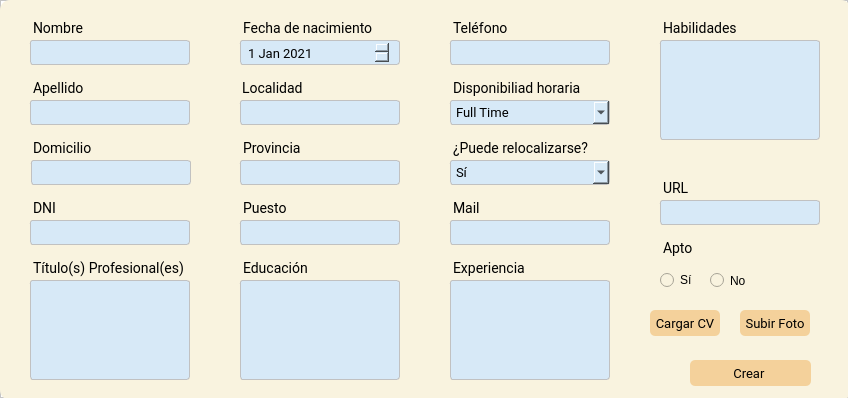
<?xml version="1.0" encoding="UTF-8"?>
<ui version="4.0">
 <class>MainWindow</class>
 <widget class="QMainWindow" name="MainWindow">
  <property name="geometry">
   <rect>
    <x>0</x>
    <y>0</y>
    <width>848</width>
    <height>398</height>
   </rect>
  </property>
  <property name="windowTitle">
   <string>MainWindow</string>
  </property>
  <widget class="QWidget" name="centralwidget">
   <layout class="QVBoxLayout" name="verticalLayout">
    <property name="spacing">
     <number>0</number>
    </property>
    <property name="leftMargin">
     <number>0</number>
    </property>
    <property name="topMargin">
     <number>0</number>
    </property>
    <property name="rightMargin">
     <number>0</number>
    </property>
    <property name="bottomMargin">
     <number>0</number>
    </property>
    <item>
     <widget class="QFrame" name="frame_2">
      <property name="minimumSize">
       <size>
        <width>0</width>
        <height>300</height>
       </size>
      </property>
      <property name="maximumSize">
       <size>
        <width>16777215</width>
        <height>16777215</height>
       </size>
      </property>
      <property name="styleSheet">
       <string notr="true">background: #fff;
</string>
      </property>
      <property name="frameShape">
       <enum>QFrame::StyledPanel</enum>
      </property>
      <property name="frameShadow">
       <enum>QFrame::Raised</enum>
      </property>
      <widget class="QFrame" name="frame_3">
       <property name="geometry">
        <rect>
         <x>0</x>
         <y>0</y>
         <width>851</width>
         <height>400</height>
        </rect>
       </property>
       <property name="maximumSize">
        <size>
         <width>16777215</width>
         <height>400</height>
        </size>
       </property>
       <property name="styleSheet">
        <string notr="true">border-radius: 10px;
background-color: #F9F3DF;
</string>
       </property>
       <property name="frameShape">
        <enum>QFrame::StyledPanel</enum>
       </property>
       <property name="frameShadow">
        <enum>QFrame::Raised</enum>
       </property>
       <widget class="QLabel" name="label_mail">
        <property name="geometry">
         <rect>
          <x>230</x>
          <y>190</y>
          <width>158</width>
          <height>27</height>
         </rect>
        </property>
        <property name="maximumSize">
         <size>
          <width>500</width>
          <height>16777215</height>
         </size>
        </property>
        <property name="font">
         <font>
          <family>Roboto</family>
          <pointsize>-1</pointsize>
         </font>
        </property>
        <property name="styleSheet">
         <string notr="true">font-family: Roboto;
font-size: 14px;
margin-top:10px;
margin-left:10px

</string>
        </property>
        <property name="text">
         <string>Puesto</string>
        </property>
       </widget>
       <widget class="QLabel" name="label_localidad">
        <property name="geometry">
         <rect>
          <x>229</x>
          <y>70</y>
          <width>90</width>
          <height>27</height>
         </rect>
        </property>
        <property name="maximumSize">
         <size>
          <width>90</width>
          <height>16777215</height>
         </size>
        </property>
        <property name="font">
         <font>
          <family>Roboto</family>
          <pointsize>-1</pointsize>
         </font>
        </property>
        <property name="styleSheet">
         <string notr="true">font-family: Roboto;
font-size: 14px;
color: #000;
margin-top:10px;
margin-left:10px

</string>
        </property>
        <property name="text">
         <string>Localidad</string>
        </property>
       </widget>
       <widget class="QLineEdit" name="apellido_input">
        <property name="geometry">
         <rect>
          <x>20</x>
          <y>100</y>
          <width>170</width>
          <height>25</height>
         </rect>
        </property>
        <property name="minimumSize">
         <size>
          <width>0</width>
          <height>0</height>
         </size>
        </property>
        <property name="maximumSize">
         <size>
          <width>16777215</width>
          <height>25</height>
         </size>
        </property>
        <property name="styleSheet">
         <string notr="true">QLineEdit{
background-color: #D7E9F7;
border: 0.5px solid #c1c1c1;
border-radius: 3px;
padding: 4 5px;
color: #e9e9;
font-family:Roboto;
font-size:13px;
font-weight: 400;
margin-left: 10px;

}
</string>
        </property>
        <property name="placeholderText">
         <string/>
        </property>
       </widget>
       <widget class="QLabel" name="label_apellido">
        <property name="geometry">
         <rect>
          <x>20</x>
          <y>70</y>
          <width>67</width>
          <height>27</height>
         </rect>
        </property>
        <property name="font">
         <font>
          <family>Roboto</family>
          <pointsize>-1</pointsize>
         </font>
        </property>
        <property name="styleSheet">
         <string notr="true">font-family: Roboto;
font-size: 14px;
margin-top:10px;
margin-left:10px

</string>
        </property>
        <property name="text">
         <string>Apellido</string>
        </property>
       </widget>
       <widget class="QLabel" name="label_direccion">
        <property name="geometry">
         <rect>
          <x>20</x>
          <y>130</y>
          <width>90</width>
          <height>27</height>
         </rect>
        </property>
        <property name="maximumSize">
         <size>
          <width>90</width>
          <height>16777215</height>
         </size>
        </property>
        <property name="font">
         <font>
          <family>Roboto</family>
          <pointsize>-1</pointsize>
         </font>
        </property>
        <property name="styleSheet">
         <string notr="true">font-family: Roboto;
font-size: 14px;
margin-top:10px;
margin-left:10px

</string>
        </property>
        <property name="text">
         <string>Domicilio</string>
        </property>
       </widget>
       <widget class="QLabel" name="label_nombre">
        <property name="geometry">
         <rect>
          <x>20</x>
          <y>10</y>
          <width>71</width>
          <height>27</height>
         </rect>
        </property>
        <property name="font">
         <font>
          <family>Roboto</family>
          <pointsize>-1</pointsize>
         </font>
        </property>
        <property name="styleSheet">
         <string notr="true">font-family: Roboto;
font-size: 14px;
margin-top:10px;
margin-left:10px

</string>
        </property>
        <property name="text">
         <string>Nombre</string>
        </property>
       </widget>
       <widget class="QLineEdit" name="nombre_input">
        <property name="geometry">
         <rect>
          <x>20</x>
          <y>40</y>
          <width>170</width>
          <height>25</height>
         </rect>
        </property>
        <property name="minimumSize">
         <size>
          <width>0</width>
          <height>0</height>
         </size>
        </property>
        <property name="maximumSize">
         <size>
          <width>16777215</width>
          <height>25</height>
         </size>
        </property>
        <property name="styleSheet">
         <string notr="true">QLineEdit{
background-color: #D7E9F7;
border: 0.5px solid #c1c1c1;
border-radius: 3px;
padding: 4 5px;
color: #e9e9;
font-family:Roboto;
font-size:13px;
font-weight: 400;
margin-left: 10px;

}
</string>
        </property>
        <property name="text">
         <string/>
        </property>
        <property name="placeholderText">
         <string/>
        </property>
       </widget>
       <widget class="QLabel" name="label_dni">
        <property name="geometry">
         <rect>
          <x>20</x>
          <y>190</y>
          <width>71</width>
          <height>27</height>
         </rect>
        </property>
        <property name="font">
         <font>
          <family>Roboto</family>
          <pointsize>-1</pointsize>
         </font>
        </property>
        <property name="styleSheet">
         <string notr="true">font-family: Roboto;
font-size: 14px;
margin-top:10px;
margin-left:10px

</string>
        </property>
        <property name="text">
         <string>DNI</string>
        </property>
       </widget>
       <widget class="QLabel" name="label_nacimiento">
        <property name="geometry">
         <rect>
          <x>230</x>
          <y>10</y>
          <width>151</width>
          <height>27</height>
         </rect>
        </property>
        <property name="font">
         <font>
          <family>Roboto</family>
          <pointsize>-1</pointsize>
         </font>
        </property>
        <property name="styleSheet">
         <string notr="true">font-family: Roboto;
font-size: 14px;
margin-top:10px;
margin-left:10px

</string>
        </property>
        <property name="text">
         <string>Fecha de nacimiento</string>
        </property>
       </widget>
       <widget class="QLineEdit" name="provincia_input">
        <property name="geometry">
         <rect>
          <x>230</x>
          <y>160</y>
          <width>170</width>
          <height>25</height>
         </rect>
        </property>
        <property name="minimumSize">
         <size>
          <width>0</width>
          <height>0</height>
         </size>
        </property>
        <property name="maximumSize">
         <size>
          <width>16777215</width>
          <height>25</height>
         </size>
        </property>
        <property name="styleSheet">
         <string notr="true">
background-color: #D7E9F7;
border: 0.5px solid #c1c1c1;
border-radius: 3px;
padding: 4 5px;
color: #000;
font-family:Roboto;
font-size:13px;
font-weight: 400;
margin-left: 10px;

</string>
        </property>
        <property name="placeholderText">
         <string/>
        </property>
       </widget>
       <widget class="QLabel" name="label_provincia">
        <property name="geometry">
         <rect>
          <x>230</x>
          <y>130</y>
          <width>84</width>
          <height>27</height>
         </rect>
        </property>
        <property name="font">
         <font>
          <family>Roboto</family>
          <pointsize>-1</pointsize>
         </font>
        </property>
        <property name="styleSheet">
         <string notr="true">font-family: Roboto;
font-size: 14px;
margin-top:10px;
margin-left:10px

</string>
        </property>
        <property name="text">
         <string>Provincia</string>
        </property>
       </widget>
       <widget class="QDateEdit" name="nacimiento_date">
        <property name="geometry">
         <rect>
          <x>230</x>
          <y>40</y>
          <width>170</width>
          <height>25</height>
         </rect>
        </property>
        <property name="styleSheet">
         <string notr="true">
background-color: #D7E9F7;
border: 0.5px solid #c1c1c1;
border-radius: 3px;
padding: 4 5px;
color: #000;
font-family:Roboto;
font-size:13px;
font-weight: 400;
margin-left: 10px;

</string>
        </property>
        <property name="dateTime">
         <datetime>
          <hour>0</hour>
          <minute>0</minute>
          <second>0</second>
          <year>2021</year>
          <month>1</month>
          <day>1</day>
         </datetime>
        </property>
       </widget>
       <widget class="QLineEdit" name="localidad_input">
        <property name="geometry">
         <rect>
          <x>230</x>
          <y>100</y>
          <width>170</width>
          <height>25</height>
         </rect>
        </property>
        <property name="minimumSize">
         <size>
          <width>0</width>
          <height>0</height>
         </size>
        </property>
        <property name="maximumSize">
         <size>
          <width>16777215</width>
          <height>25</height>
         </size>
        </property>
        <property name="styleSheet">
         <string notr="true">
background-color: #D7E9F7;
border: 0.5px solid #c1c1c1;
border-radius: 3px;
padding: 4 5px;
color: #000;
font-family:Roboto;
font-size:13px;
font-weight: 400;
margin-left: 10px;

</string>
        </property>
        <property name="placeholderText">
         <string/>
        </property>
       </widget>
       <widget class="QLineEdit" name="puesto_input">
        <property name="geometry">
         <rect>
          <x>230</x>
          <y>220</y>
          <width>170</width>
          <height>25</height>
         </rect>
        </property>
        <property name="minimumSize">
         <size>
          <width>0</width>
          <height>0</height>
         </size>
        </property>
        <property name="maximumSize">
         <size>
          <width>16777215</width>
          <height>25</height>
         </size>
        </property>
        <property name="styleSheet">
         <string notr="true">
background-color: #D7E9F7;
border: 0.5px solid #c1c1c1;
border-radius: 3px;
padding: 4 5px;
color: #000;
font-family:Roboto;
font-size:13px;
font-weight: 400;
margin-left: 10px;

</string>
        </property>
        <property name="text">
         <string/>
        </property>
        <property name="echoMode">
         <enum>QLineEdit::Normal</enum>
        </property>
        <property name="placeholderText">
         <string/>
        </property>
       </widget>
       <widget class="QLineEdit" name="dni_input">
        <property name="geometry">
         <rect>
          <x>20</x>
          <y>220</y>
          <width>170</width>
          <height>25</height>
         </rect>
        </property>
        <property name="minimumSize">
         <size>
          <width>0</width>
          <height>0</height>
         </size>
        </property>
        <property name="maximumSize">
         <size>
          <width>16777215</width>
          <height>25</height>
         </size>
        </property>
        <property name="styleSheet">
         <string notr="true">QLineEdit{
background-color: #D7E9F7;
border: 0.5px solid #c1c1c1;
border-radius: 3px;
padding: 4 5px;
color: #e9e9;
font-family:Roboto;
font-size:13px;
font-weight: 400;
margin-left: 10px;

}
</string>
        </property>
        <property name="placeholderText">
         <string/>
        </property>
       </widget>
       <widget class="QPushButton" name="crear_btn">
        <property name="geometry">
         <rect>
          <x>690</x>
          <y>360</y>
          <width>121</width>
          <height>26</height>
         </rect>
        </property>
        <property name="font">
         <font>
          <family>Roboto</family>
          <pointsize>-1</pointsize>
         </font>
        </property>
        <property name="cursor">
         <cursorShape>PointingHandCursor</cursorShape>
        </property>
        <property name="styleSheet">
         <string notr="true">QPushButton{
background-color: #F4D19B;
border-radius:5px;
font-family:Roboto;
font-size: 13px

}
QPushButton:hover{
background-color: rgba(71, 71, 103,180);
}</string>
        </property>
        <property name="text">
         <string>Crear </string>
        </property>
       </widget>
       <widget class="QLineEdit" name="direccion_input">
        <property name="geometry">
         <rect>
          <x>21</x>
          <y>160</y>
          <width>170</width>
          <height>25</height>
         </rect>
        </property>
        <property name="minimumSize">
         <size>
          <width>0</width>
          <height>0</height>
         </size>
        </property>
        <property name="maximumSize">
         <size>
          <width>16777215</width>
          <height>25</height>
         </size>
        </property>
        <property name="styleSheet">
         <string notr="true">
background-color: #D7E9F7;
border: 0.5px solid #c1c1c1;
border-radius: 3px;
padding: 4 5px;
color: #000;
font-family:Roboto;
font-size:13px;
font-weight: 400;
margin-left: 10px;

</string>
        </property>
        <property name="text">
         <string/>
        </property>
        <property name="placeholderText">
         <string/>
        </property>
       </widget>
       <widget class="QLabel" name="label_telefono">
        <property name="geometry">
         <rect>
          <x>440</x>
          <y>10</y>
          <width>90</width>
          <height>27</height>
         </rect>
        </property>
        <property name="maximumSize">
         <size>
          <width>90</width>
          <height>16777215</height>
         </size>
        </property>
        <property name="font">
         <font>
          <family>Roboto</family>
          <pointsize>-1</pointsize>
         </font>
        </property>
        <property name="styleSheet">
         <string notr="true">font-family: Roboto;
font-size: 14px;
margin-top:10px;
margin-left:10px

</string>
        </property>
        <property name="text">
         <string>Teléfono</string>
        </property>
       </widget>
       <widget class="QLineEdit" name="telefono_input">
        <property name="geometry">
         <rect>
          <x>440</x>
          <y>40</y>
          <width>170</width>
          <height>25</height>
         </rect>
        </property>
        <property name="minimumSize">
         <size>
          <width>0</width>
          <height>0</height>
         </size>
        </property>
        <property name="maximumSize">
         <size>
          <width>16777215</width>
          <height>25</height>
         </size>
        </property>
        <property name="styleSheet">
         <string notr="true">
background-color: #D7E9F7;
border: 0.5px solid #c1c1c1;
border-radius: 3px;
padding: 4 5px;
color: #000;
font-family:Roboto;
font-size:13px;
font-weight: 400;
margin-left: 10px;

</string>
        </property>
        <property name="text">
         <string/>
        </property>
        <property name="placeholderText">
         <string/>
        </property>
       </widget>
       <widget class="QLabel" name="label_educacion">
        <property name="geometry">
         <rect>
          <x>230</x>
          <y>250</y>
          <width>90</width>
          <height>27</height>
         </rect>
        </property>
        <property name="maximumSize">
         <size>
          <width>90</width>
          <height>16777215</height>
         </size>
        </property>
        <property name="font">
         <font>
          <family>Roboto</family>
          <pointsize>-1</pointsize>
         </font>
        </property>
        <property name="styleSheet">
         <string notr="true">font-family: Roboto;
font-size: 14px;
margin-top:10px;
margin-left:10px

</string>
        </property>
        <property name="text">
         <string>Educación </string>
        </property>
       </widget>
       <widget class="QLabel" name="label_disponibilidadHoraria">
        <property name="geometry">
         <rect>
          <x>440</x>
          <y>70</y>
          <width>151</width>
          <height>27</height>
         </rect>
        </property>
        <property name="font">
         <font>
          <family>Roboto</family>
          <pointsize>-1</pointsize>
         </font>
        </property>
        <property name="styleSheet">
         <string notr="true">font-family: Roboto;
font-size: 14px;
margin-top:10px;
margin-left:10px

</string>
        </property>
        <property name="text">
         <string>Disponibiliad horaria</string>
        </property>
       </widget>
       <widget class="QComboBox" name="comboBox">
        <property name="geometry">
         <rect>
          <x>440</x>
          <y>100</y>
          <width>170</width>
          <height>25</height>
         </rect>
        </property>
        <property name="styleSheet">
         <string notr="true">
background-color: #D7E9F7;
border: 0.5px solid #c1c1c1;
border-radius: 3px;
padding: 4 5px;
color: #000;
font-family:Roboto;
font-size:13px;
font-weight: 400;
margin-left: 10px;

</string>
        </property>
        <item>
         <property name="text">
          <string>Full Time</string>
         </property>
        </item>
        <item>
         <property name="text">
          <string>Part Time</string>
         </property>
        </item>
       </widget>
       <widget class="QComboBox" name="comboBox_relocalizarse">
        <property name="geometry">
         <rect>
          <x>440</x>
          <y>160</y>
          <width>170</width>
          <height>25</height>
         </rect>
        </property>
        <property name="styleSheet">
         <string notr="true">
background-color: #D7E9F7;
border: 0.5px solid #c1c1c1;
border-radius: 3px;
padding: 4 5px;
color: #000;
font-family:Roboto;
font-size:13px;
font-weight: 400;
margin-left: 10px;


</string>
        </property>
        <item>
         <property name="text">
          <string>Sí</string>
         </property>
        </item>
        <item>
         <property name="text">
          <string>No</string>
         </property>
        </item>
       </widget>
       <widget class="QLabel" name="label_relocalizarse">
        <property name="geometry">
         <rect>
          <x>440</x>
          <y>130</y>
          <width>171</width>
          <height>27</height>
         </rect>
        </property>
        <property name="font">
         <font>
          <family>Roboto</family>
          <pointsize>-1</pointsize>
         </font>
        </property>
        <property name="styleSheet">
         <string notr="true">font-family: Roboto;
font-size: 14px;
margin-top:10px;
margin-left:10px

</string>
        </property>
        <property name="text">
         <string>¿Puede relocalizarse?</string>
        </property>
       </widget>
       <widget class="QLabel" name="label_url">
        <property name="geometry">
         <rect>
          <x>440</x>
          <y>190</y>
          <width>158</width>
          <height>27</height>
         </rect>
        </property>
        <property name="maximumSize">
         <size>
          <width>500</width>
          <height>16777215</height>
         </size>
        </property>
        <property name="font">
         <font>
          <family>Roboto</family>
          <pointsize>-1</pointsize>
         </font>
        </property>
        <property name="styleSheet">
         <string notr="true">font-family: Roboto;
font-size: 14px;
margin-top:10px;
margin-left:10px

</string>
        </property>
        <property name="text">
         <string>Mail</string>
        </property>
       </widget>
       <widget class="QLineEdit" name="mail_input">
        <property name="geometry">
         <rect>
          <x>440</x>
          <y>220</y>
          <width>170</width>
          <height>25</height>
         </rect>
        </property>
        <property name="minimumSize">
         <size>
          <width>0</width>
          <height>0</height>
         </size>
        </property>
        <property name="maximumSize">
         <size>
          <width>16777215</width>
          <height>25</height>
         </size>
        </property>
        <property name="styleSheet">
         <string notr="true">
background-color: #D7E9F7;
border: 0.5px solid #c1c1c1;
border-radius: 3px;
padding: 4 5px;
color: #000;
font-family:Roboto;
font-size:13px;
font-weight: 400;
margin-left: 10px;

</string>
        </property>
        <property name="text">
         <string/>
        </property>
        <property name="echoMode">
         <enum>QLineEdit::Normal</enum>
        </property>
        <property name="placeholderText">
         <string/>
        </property>
       </widget>
       <widget class="QLabel" name="labe_titulo">
        <property name="geometry">
         <rect>
          <x>20</x>
          <y>250</y>
          <width>171</width>
          <height>27</height>
         </rect>
        </property>
        <property name="font">
         <font>
          <family>Roboto</family>
          <pointsize>-1</pointsize>
         </font>
        </property>
        <property name="styleSheet">
         <string notr="true">font-family: Roboto;
font-size: 14px;
margin-top:10px;
margin-left:10px

</string>
        </property>
        <property name="text">
         <string>Título(s) Profesional(es)</string>
        </property>
       </widget>
       <widget class="QLabel" name="label_experiencia">
        <property name="geometry">
         <rect>
          <x>440</x>
          <y>250</y>
          <width>158</width>
          <height>27</height>
         </rect>
        </property>
        <property name="maximumSize">
         <size>
          <width>500</width>
          <height>16777215</height>
         </size>
        </property>
        <property name="font">
         <font>
          <family>Roboto</family>
          <pointsize>-1</pointsize>
         </font>
        </property>
        <property name="styleSheet">
         <string notr="true">font-family: Roboto;
font-size: 14px;
margin-top:10px;
margin-left:10px

</string>
        </property>
        <property name="text">
         <string>Experiencia</string>
        </property>
       </widget>
       <widget class="QPushButton" name="cargarCV_btn">
        <property name="geometry">
         <rect>
          <x>650</x>
          <y>310</y>
          <width>70</width>
          <height>26</height>
         </rect>
        </property>
        <property name="font">
         <font>
          <family>Roboto</family>
          <pointsize>-1</pointsize>
         </font>
        </property>
        <property name="cursor">
         <cursorShape>PointingHandCursor</cursorShape>
        </property>
        <property name="styleSheet">
         <string notr="true">QPushButton{
background-color: #F4D19B;
border-radius:5px;
font-family:Roboto;
font-size: 13px

}
QPushButton:hover{
background-color: rgba(71, 71, 103,180);
}</string>
        </property>
        <property name="text">
         <string>Cargar CV</string>
        </property>
       </widget>
       <widget class="QPushButton" name="subirFoto_btn">
        <property name="geometry">
         <rect>
          <x>740</x>
          <y>310</y>
          <width>70</width>
          <height>26</height>
         </rect>
        </property>
        <property name="font">
         <font>
          <family>Roboto</family>
          <pointsize>-1</pointsize>
         </font>
        </property>
        <property name="cursor">
         <cursorShape>PointingHandCursor</cursorShape>
        </property>
        <property name="styleSheet">
         <string notr="true">QPushButton{
background-color: #F4D19B;
border-radius:5px;
font-family:Roboto;
font-size: 13px

}
QPushButton:hover{
background-color: rgba(71, 71, 103,180);
}</string>
        </property>
        <property name="text">
         <string>Subir Foto</string>
        </property>
       </widget>
       <widget class="QTextEdit" name="experiencia_input">
        <property name="geometry">
         <rect>
          <x>440</x>
          <y>280</y>
          <width>170</width>
          <height>100</height>
         </rect>
        </property>
        <property name="maximumSize">
         <size>
          <width>16777215</width>
          <height>100</height>
         </size>
        </property>
        <property name="styleSheet">
         <string notr="true">
background-color: #D7E9F7;
border: 0.5px solid #c1c1c1;
border-radius: 3px;
padding: 4 5px;
color: #000;
font-family:Roboto;
font-size:13px;
font-weight: 400;
margin-left: 10px;

</string>
        </property>
       </widget>
       <widget class="QLabel" name="label_habilidades">
        <property name="geometry">
         <rect>
          <x>650</x>
          <y>10</y>
          <width>90</width>
          <height>27</height>
         </rect>
        </property>
        <property name="maximumSize">
         <size>
          <width>90</width>
          <height>16777215</height>
         </size>
        </property>
        <property name="font">
         <font>
          <family>Roboto</family>
          <pointsize>-1</pointsize>
         </font>
        </property>
        <property name="styleSheet">
         <string notr="true">font-family: Roboto;
font-size: 14px;
margin-top:10px;
margin-left:10px

</string>
        </property>
        <property name="text">
         <string>Habilidades</string>
        </property>
       </widget>
       <widget class="QLabel" name="label_apto">
        <property name="geometry">
         <rect>
          <x>650</x>
          <y>230</y>
          <width>158</width>
          <height>27</height>
         </rect>
        </property>
        <property name="maximumSize">
         <size>
          <width>500</width>
          <height>16777215</height>
         </size>
        </property>
        <property name="font">
         <font>
          <family>Roboto</family>
          <pointsize>-1</pointsize>
         </font>
        </property>
        <property name="styleSheet">
         <string notr="true">font-family: Roboto;
font-size: 14px;
margin-top:10px;
margin-left:10px

</string>
        </property>
        <property name="text">
         <string>Apto</string>
        </property>
       </widget>
       <widget class="QRadioButton" name="radioButton_si">
        <property name="geometry">
         <rect>
          <x>660</x>
          <y>270</y>
          <width>41</width>
          <height>20</height>
         </rect>
        </property>
        <property name="text">
         <string>Sí</string>
        </property>
       </widget>
       <widget class="QRadioButton" name="radioButton_no">
        <property name="geometry">
         <rect>
          <x>710</x>
          <y>270</y>
          <width>41</width>
          <height>21</height>
         </rect>
        </property>
        <property name="text">
         <string>No</string>
        </property>
       </widget>
       <widget class="QLabel" name="label_profesion">
        <property name="geometry">
         <rect>
          <x>650</x>
          <y>170</y>
          <width>158</width>
          <height>27</height>
         </rect>
        </property>
        <property name="maximumSize">
         <size>
          <width>500</width>
          <height>16777215</height>
         </size>
        </property>
        <property name="font">
         <font>
          <family>Roboto</family>
          <pointsize>-1</pointsize>
         </font>
        </property>
        <property name="styleSheet">
         <string notr="true">font-family: Roboto;
font-size: 14px;
margin-top:10px;
margin-left:10px

</string>
        </property>
        <property name="text">
         <string>URL</string>
        </property>
       </widget>
       <widget class="QLineEdit" name="url_input">
        <property name="geometry">
         <rect>
          <x>650</x>
          <y>200</y>
          <width>170</width>
          <height>25</height>
         </rect>
        </property>
        <property name="minimumSize">
         <size>
          <width>0</width>
          <height>0</height>
         </size>
        </property>
        <property name="maximumSize">
         <size>
          <width>16777215</width>
          <height>25</height>
         </size>
        </property>
        <property name="styleSheet">
         <string notr="true">
background-color: #D7E9F7;
border: 0.5px solid #c1c1c1;
border-radius: 3px;
padding: 4 5px;
color: #000;
font-family:Roboto;
font-size:13px;
font-weight: 400;
margin-left: 10px;

</string>
        </property>
        <property name="text">
         <string/>
        </property>
        <property name="echoMode">
         <enum>QLineEdit::Normal</enum>
        </property>
        <property name="placeholderText">
         <string/>
        </property>
       </widget>
       <widget class="QTextEdit" name="habilidades_input">
        <property name="geometry">
         <rect>
          <x>650</x>
          <y>40</y>
          <width>170</width>
          <height>100</height>
         </rect>
        </property>
        <property name="maximumSize">
         <size>
          <width>16777215</width>
          <height>100</height>
         </size>
        </property>
        <property name="styleSheet">
         <string notr="true">
background-color: #D7E9F7;
border: 0.5px solid #c1c1c1;
border-radius: 3px;
padding: 4 5px;
color: #000;
font-family:Roboto;
font-size:13px;
font-weight: 400;
margin-left: 10px;

</string>
        </property>
       </widget>
       <widget class="QTextEdit" name="educacion_input">
        <property name="geometry">
         <rect>
          <x>230</x>
          <y>280</y>
          <width>170</width>
          <height>100</height>
         </rect>
        </property>
        <property name="maximumSize">
         <size>
          <width>16777215</width>
          <height>100</height>
         </size>
        </property>
        <property name="styleSheet">
         <string notr="true">
background-color: #D7E9F7;
border: 0.5px solid #c1c1c1;
border-radius: 3px;
padding: 4 5px;
color: #000;
font-family:Roboto;
font-size:13px;
font-weight: 400;
margin-left: 10px;

</string>
        </property>
       </widget>
       <widget class="QTextEdit" name="titulo_input">
        <property name="geometry">
         <rect>
          <x>20</x>
          <y>280</y>
          <width>170</width>
          <height>100</height>
         </rect>
        </property>
        <property name="maximumSize">
         <size>
          <width>16777215</width>
          <height>100</height>
         </size>
        </property>
        <property name="styleSheet">
         <string notr="true">
background-color: #D7E9F7;
border: 0.5px solid #c1c1c1;
border-radius: 3px;
padding: 4 5px;
color: #000;
font-family:Roboto;
font-size:13px;
font-weight: 400;
margin-left: 10px;

</string>
        </property>
       </widget>
      </widget>
     </widget>
    </item>
   </layout>
  </widget>
 </widget>
 <resources/>
 <connections/>
</ui>
